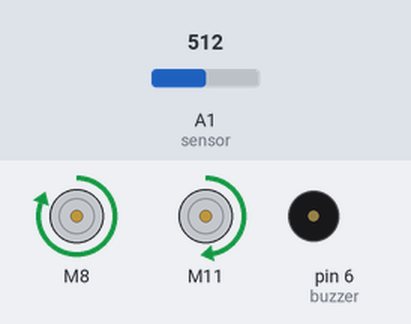
The sketch below on a simulated Arduino Uno, built with avr-gcc and run on an emulated ATmega328P. Shown: 2 × DC motor (green arrow = forward, orange = backward, longer = faster), buzzer (waves = sounding, pin HIGH). Inputs (shaded band) come from the test bench; at power-on: A1 (sensor) = 512.

Above: at 1.2 s.
1.3 s: A1 (sensor) set to 492
At 1.7 s:
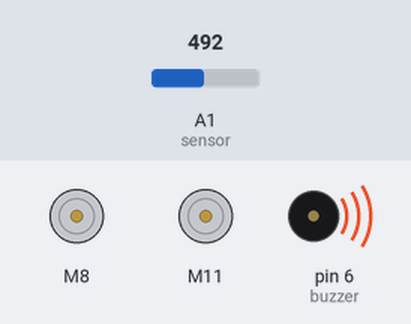
4.3 s: A1 (sensor) set to 510
At 4.7 s:
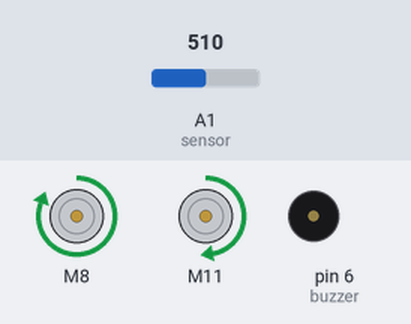
Timing chart, 0 to 7.3 s (numbered marks = the images above; inputs shaded):
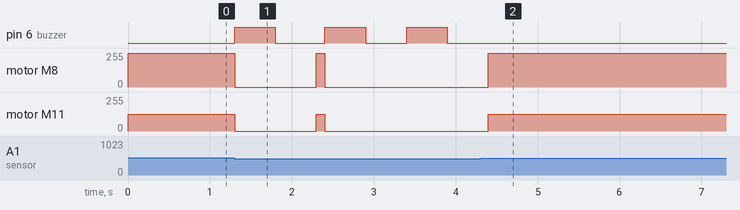

Measured:
- the behaviour switches between 501 and 500 on A1 (sensor) (found by bisection; images 0 and 1)
- after the input at 1.3 s, pin 6 (buzzer): alternates HIGH for 0.50 s and LOW for 0.55 s, starting at once; motor M8: forward 255/255 → stopped at once, → forward 255/255 1.0 s later, → stopped 0.10 s later; motor M11: forward 127/255 → stopped at once, → forward 127/255 1.0 s later, → stopped 0.10 s later
- after the input at 4.3 s, pin 6 (buzzer): stops changing and stays LOW; motor M8: goes on until 4.4 s, then stays forward 255/255; motor M11: goes on until 4.4 s, then stays forward 127/255

The sketch:

line_follower.ino
```cpp
#include <L293.h>

int sensor = A1;
int buzzer = 6;
// Configure motors
L293 leftMotor(9, 8, 7);
L293 rightMotor(10, 11, 12);

int victims, lastVictimTime, state;

void setup() {
	// Configure pins
	pinMode(sensor, INPUT);
	pinMode(buzzer, OUTPUT);
}

void loop() {
	followLine();
	detectVictims();
}

void followLine() {
	switch (state) {
		case 0:
			// Wait until black while moving right
			moveRight();
			if (isOnBlack()) state = 1;
			break;
		case 1:
			// Wait until white, still moving right
			moveRight();
			if (isOnWhite()) state = 2;
			break;
		case 2:
			// Wait until black while moving left
			moveLeft();
			if (isOnBlack()) state = 3;
			break;
		case 3:
			// Wait until white, still moving left
			moveLeft();
			if (isOnWhite()) state = 0;
			break;
	}
}

void detectVictims() {
	// Wait 100 ms before detecting next victim
	if (millis() - lastVictimTime < 100) return;
	if (isOnVictim()) {
		// Stop motors
		leftMotor.stop(); rightMotor.stop();
		// Increment victim counter
		victims++;
		// Play alarm
		for (int i = 0; i < victims; i++) {
			digitalWrite(buzzer, HIGH); delay(500);
			digitalWrite(buzzer, LOW); delay(500);
		}
		lastVictimTime = millis();
	}
}

bool isOnBlack() { return analogRead(sensor) < 200; }
bool isOnWhite() { return analogRead(sensor) > 500; }
bool isOnVictim() { return !isOnBlack() && !isOnWhite(); }

void moveRight() {
    leftMotor.forward(255);
    rightMotor.forward(127);
}

void moveLeft() {
    leftMotor.forward(127);
    rightMotor.forward(255);
}
```
